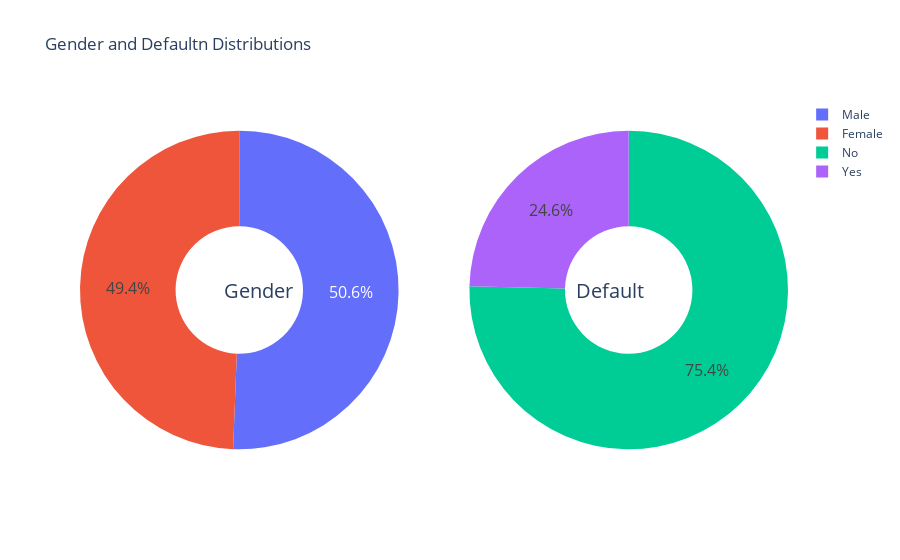

Notebook code cell kept with this figure:
### Code cell
g_labels = ['Male', 'Female']
c_labels = ['No', 'Yes']
# Create subplots: use 'domain' type for Pie subplot
fig = make_subplots(rows=1, cols=2, specs=[[{'type':'domain'}, {'type':'domain'}]])
fig.add_trace(go.Pie(labels=g_labels, values=df['gender'].value_counts(), name="Gender"),
              1, 1)
fig.add_trace(go.Pie(labels=c_labels, values=df['Default'].value_counts(), name="Default"),
              1, 2)

# Use `hole` to create a donut-like pie chart
fig.update_traces(hole=.4, hoverinfo="label+percent+name", textfont_size=16)

fig.update_layout(
    title_text="Gender and Defaultn Distributions",
    # Add annotations in the center of the donut pies.
    annotations=[dict(text='Gender', x=0.20, y=0.5, font_size=20, showarrow=False),
                 dict(text='Default', x=0.80, y=0.5, font_size=20, showarrow=False)])

### Figure 1 — Plotly figure (JSON) as saved in the notebook; plotly's stock layout.template omitted (floating-point values rounded to 4 significant figures)
{"data": [{"domain": {"x": [0, 0.45], "y": [0, 1]}, "hole": 0.4, "hoverinfo": "label+percent+name", "labels": ["Male", "Female"], "name": "Gender", "textfont": {"size": 16}, "type": "pie", "values": [3565, 3478]}, {"domain": {"x": [0.55, 1], "y": [0, 1]}, "hole": 0.4, "hoverinfo": "label+percent+name", "labels": ["No", "Yes"], "name": "Default", "textfont": {"size": 16}, "type": "pie", "values": [5309, 1734]}], "layout": {"annotations": [{"font": {"size": 20}, "showarrow": false, "text": "Gender", "x": 0.2, "y": 0.5}, {"font": {"size": 20}, "showarrow": false, "text": "Default", "x": 0.8, "y": 0.5}], "title": {"text": "Gender and Defaultn Distributions"}}}
